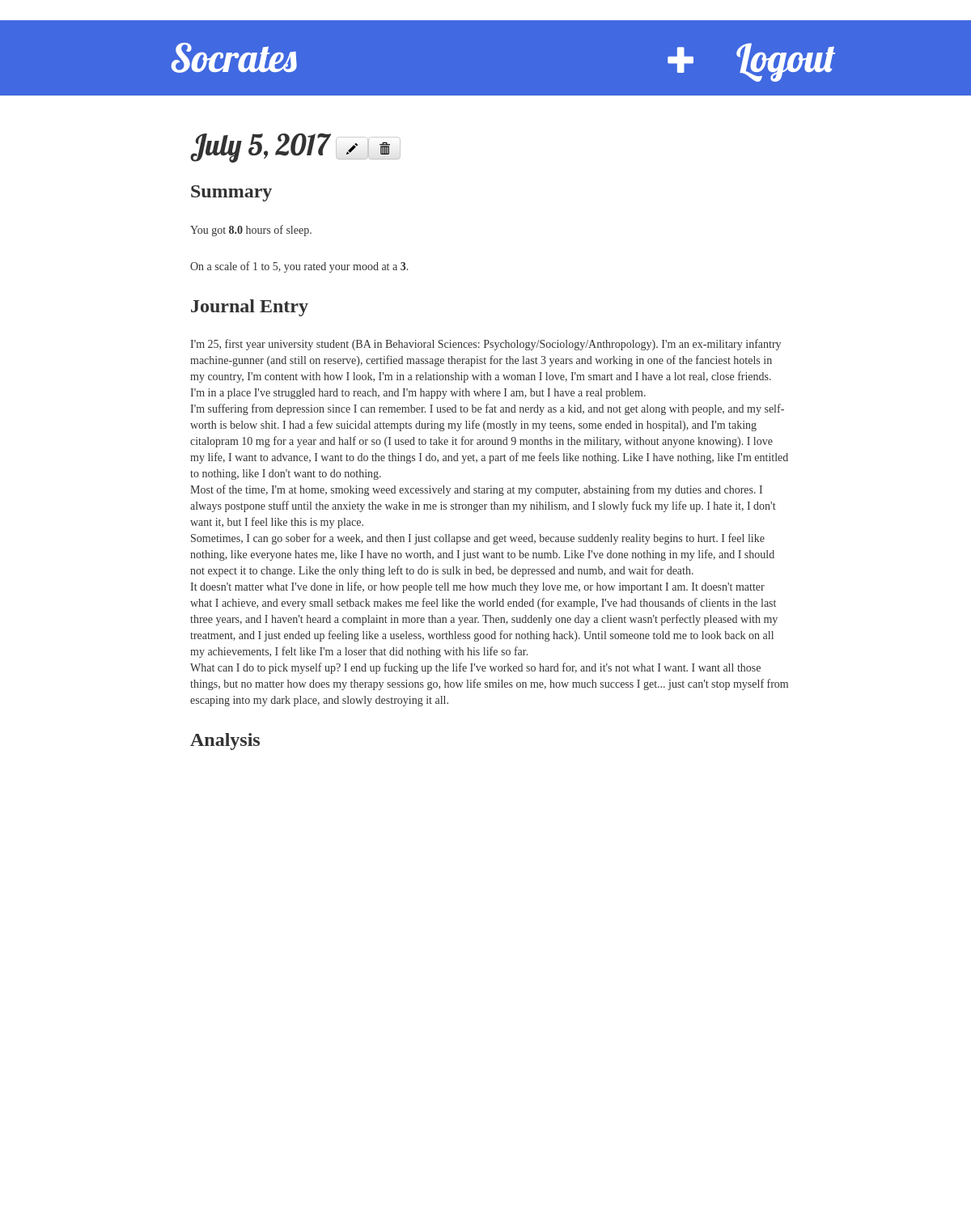
The app's page /post/29/ (signed in) with its own data.
### myblog/models.py (models this page shows, shortened)
class Entry(models.Model):
  user_name = models.CharField(max_length=2000)
  date = models.DateField()
  exercise = models.ForeignKey(Exercise, blank=True, null=True, on_delete=models.CASCADE)
  sleep = models.FloatField()
  meditation = models.BooleanField()
  meditation_time = models.FloatField(blank=True, null=True)
  mood = models.TextField()
  mood_number = models.IntegerField()
  score = models.ForeignKey(SScore, on_delete=models.CASCADE)

### myblog/views.py (the view)
# urls.py: url(r'^post/(?P<pk>\d+)/$', views.post_detail, name='post_detail'),
@login_required
def post_detail(request, pk):
    post = get_object_or_404(Entry, pk=pk)
    return render(request, 'post_detail.html', {'post': post})

### myblog/templates/post_detail.html (shortened to what this page needs)
{% extends 'base.html' %}
{% block content %}
    <div class="post">
        <h1>{{ post.date }} <a class="btn btn-default" href="{% url 'socrates:post_edit' pk=post.pk %}"><span class="glyphicon glyphicon-pencil"></span></a><a class="btn btn-default" href="{% url 'socrates:post_delete' pk=post.pk %}"><span class="glyphicon glyphicon-trash"></span></a></h1>
        <h3> Summary </h3>
        <p> You got <b>{{ post.sleep }}</b> hours of sleep.</p>
        <p>On a scale of 1 to 5, you rated your mood at a <b>{{ post.mood_number|linebreaksbr }}</b>.</p>
        <h3>Journal Entry</h3>
        <p>{{ post.mood |linebreaksbr }}</p>
    <h3> Analysis </h3>
    <svg width="600" height="400"></svg>
    </div>
{% endblock %}

### myblog/static/css/myblog.css (style rules this page uses)
p { font-size: 15px; font-family: "Century Gothic"; }
.content, { margin-bottom: 200px; }
h1, h2 { font-family: 'Lobster', cursive; }
h3, h4 { font-family: 'Simplifica', sans serif; }
.post { margin-left: 10px; margin-bottom: 70px; }
.post h1 a, .post h1 a:visited { color: #000000; }

### myblog/templates/post_detail.html (style rules this page uses)
svg { font-size: 14px; font-family: "Century Gothic"; margin-top: 25px; margin-bottom: 25px; }
p,body { font-size: 14px; font-family: "Century Gothic"; margin-top: 25px; margin-bottom: 25px; }
h3 { font-weight: bold; font-size: 24px; font-family: "Century Gothic"; margin-top: 25px; margin-bottom: 25px; }

### records on screen
Entry: date "July 5, 2017", sleep "8.0", mood_number "3", mood "I'm 25, first year university student (BA in Behavioral Sciences: Psychology/Sociology/Anthropology). I'm an ex-military infantry machine-gunner (and still on reserve), certified massage therapist for the last 3 years and working in one of the fanciest hotels in my country, I'm content with how I look, I'm in a relationship with a woman I love, I'm smart and I have a lot real, close friends. I'm in a place I've struggled hard to reach, and I'm happy with where I am, but I have a real problem. I'm suffering from depression since I can remember. I used to be fat and nerdy as a kid, and not get along with people, and my self-worth is below shit. I had a few suicidal attempts during my life…"
